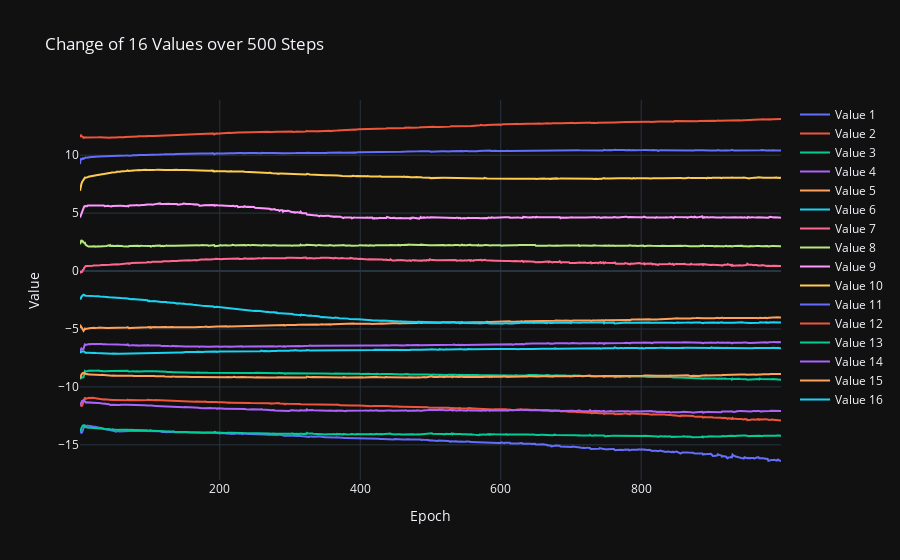

Source (notebook cell):
### Markdown cell above
## Mean value

### Code cell
## plotting
import numpy as np
import plotly.graph_objects as go

data = experiment_data_loader.experiment_data['000005']['repetition_data'][1]


means = []
for mean_idx in range(16):
    means.append(data[f"mean{mean_idx}"])

    
data = np.stack(means, axis=1)
print(data.shape)
#data = np.expand_dims(data, axis=1)

# Preparing data for plotting
epochs = np.arange(1, data.shape[0])
traces = []
for i in range(data.shape[1]):
    traces.append(go.Scatter(x=epochs, y=data[:, i], mode='lines', name=f'Value {i+1}'))

# Plotting with Plotly
layout = go.Layout(title='Change of 16 Values over 500 Steps',
                   xaxis=dict(title='Epoch'),
                   yaxis=dict(title='Value'),
                   template='plotly_dark')

fig = go.Figure(data=traces, layout=layout)
fig.show()

### Figure 1 — Plotly figure (JSON) as saved in the notebook; plotly's stock layout.template omitted (floating-point values rounded to 4 significant figures; data arrays with more than 128 entries replaced by an {"elided": "..."} marker saying what was removed)
{"data": [{"mode": "lines", "name": "Value 1", "type": "scatter", "x": {"elided": "999 int values"}, "y": {"elided": "1000 float values"}}, {"mode": "lines", "name": "Value 2", "type": "scatter", "x": {"elided": "999 int values"}, "y": {"elided": "1000 float values"}}, {"mode": "lines", "name": "Value 3", "type": "scatter", "x": {"elided": "999 int values"}, "y": {"elided": "1000 float values"}}, {"mode": "lines", "name": "Value 4", "type": "scatter", "x": {"elided": "999 int values"}, "y": {"elided": "1000 float values"}}, {"mode": "lines", "name": "Value 5", "type": "scatter", "x": {"elided": "999 int values"}, "y": {"elided": "1000 float values"}}, {"mode": "lines", "name": "Value 6", "type": "scatter", "x": {"elided": "999 int values"}, "y": {"elided": "1000 float values"}}, {"mode": "lines", "name": "Value 7", "type": "scatter", "x": {"elided": "999 int values"}, "y": {"elided": "1000 float values"}}, {"mode": "lines", "name": "Value 8", "type": "scatter", "x": {"elided": "999 int values"}, "y": {"elided": "1000 float values"}}, {"mode": "lines", "name": "Value 9", "type": "scatter", "x": {"elided": "999 int values"}, "y": {"elided": "1000 float values"}}, {"mode": "lines", "name": "Value 10", "type": "scatter", "x": {"elided": "999 int values"}, "y": {"elided": "1000 float values"}}, {"mode": "lines", "name": "Value 11", "type": "scatter", "x": {"elided": "999 int values"}, "y": {"elided": "1000 float values"}}, {"mode": "lines", "name": "Value 12", "type": "scatter", "x": {"elided": "999 int values"}, "y": {"elided": "1000 float values"}}, {"mode": "lines", "name": "Value 13", "type": "scatter", "x": {"elided": "999 int values"}, "y": {"elided": "1000 float values"}}, {"mode": "lines", "name": "Value 14", "type": "scatter", "x": {"elided": "999 int values"}, "y": {"elided": "1000 float values"}}, {"mode": "lines", "name": "Value 15", "type": "scatter", "x": {"elided": "999 int values"}, "y": {"elided": "1000 float values"}}, {"mode": "lines", "name": "Value 16", "type": "scatter", "x": {"elided": "999 int values"}, "y": {"elided": "1000 float values"}}], "layout": {"title": {"text": "Change of 16 Values over 500 Steps"}, "xaxis": {"title": {"text": "Epoch"}}, "yaxis": {"title": {"text": "Value"}}}}
